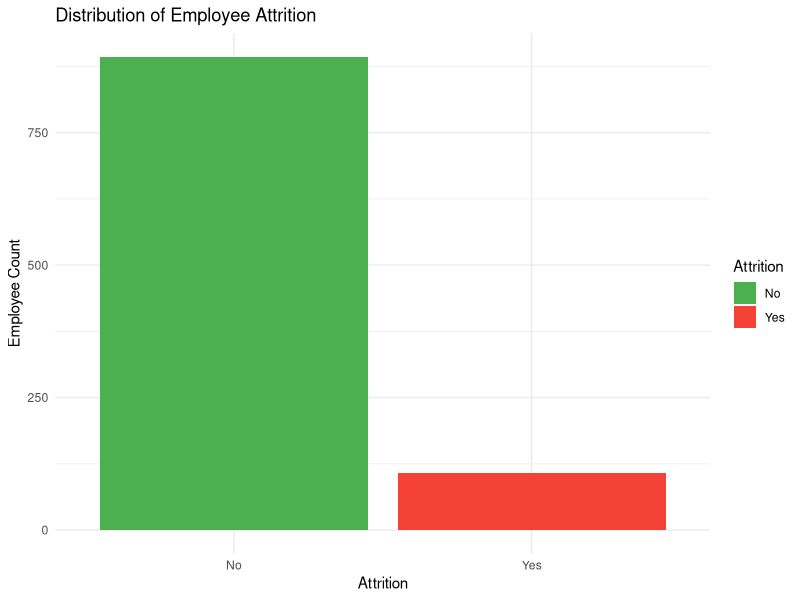
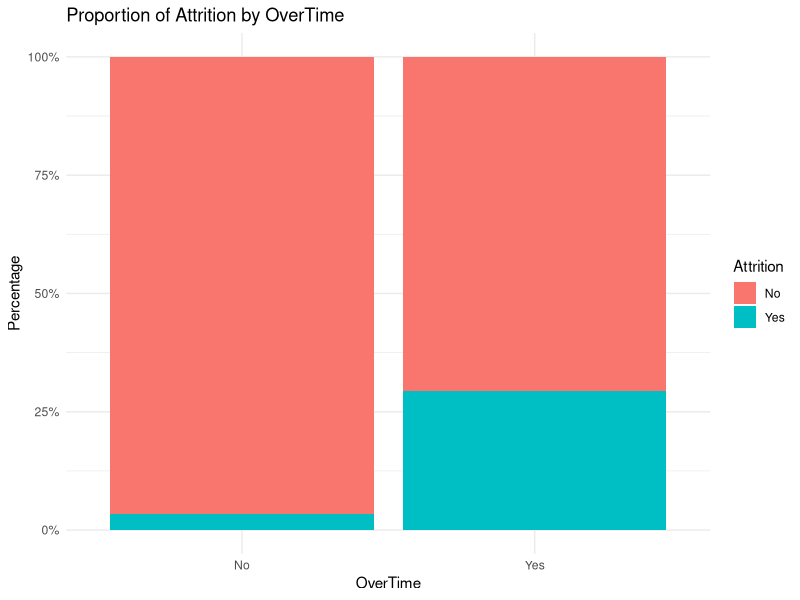
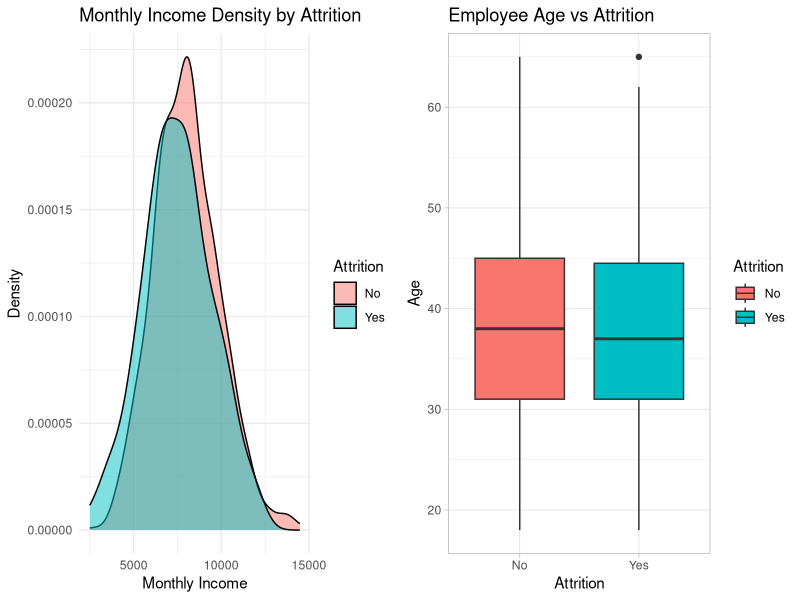

The R source for these figures, in order:
## ---- chunk 1
knitr::opts_chunk$set(echo = TRUE, warning = FALSE, message = FALSE)
## ---- chunk 2
packages <- c("dplyr", "tidyr", "ggplot2", "caret", "e1071")
installed_packages <- packages %in% rownames(installed.packages())
if (any(installed_packages == FALSE)) {
  install.packages(packages[!installed_packages], repos = "https://cran.r-project.org/")
}
library(dplyr)
library(ggplot2)
library(caret)
## ---- chunk 3
set.seed(42) # For reproducibility
n <- 1000

# Generating features
Age <- pmax(18, pmin(round(rnorm(n, mean = 38, sd = 10)), 65))
Department <- sample(c("Sales", "Research & Development", "Human Resources"), n, replace = TRUE, prob = c(0.3, 0.6, 0.1))
JobSatisfaction <- sample(1:4, n, replace = TRUE, prob = c(0.15, 0.2, 0.35, 0.3))
OverTime <- sample(c("Yes", "No"), n, replace = TRUE, prob = c(0.28, 0.72))

# Income depends on department
MonthlyIncome <- ifelse(Department == "Sales", rnorm(n, 5500, 1500),
                 ifelse(Department == "Research & Development", rnorm(n, 6500, 2000),
                        rnorm(n, 4800, 1200)))
MonthlyIncome <- round(abs(MonthlyIncome)) + 2000
YearsAtCompany <- round(runif(n, min = 0, max = Age - 18))

# Simulating Attrition based on a logistic function
logit_score <- 1.5 - 0.04 * Age + 1.8 * (OverTime == "Yes") - 0.6 * JobSatisfaction - 0.00015 * MonthlyIncome + 0.05 * YearsAtCompany
logit_score <- logit_score + rnorm(n, 0, 1) # random noise
prob_attrition <- 1 / (1 + exp(-logit_score))
Attrition <- ifelse(prob_attrition > 0.50, "Yes", "No")

# Combine into a dataframe
hr_data <- data.frame(Age, Department, JobSatisfaction, OverTime, MonthlyIncome, YearsAtCompany, Attrition)
## ---- chunk 4
# Check for missing values
sum(is.na(hr_data))

# Format data types
hr_data <- hr_data %>%
  mutate(
    Department = as.factor(Department),
    JobSatisfaction = as.factor(JobSatisfaction), # Factor for categorical plotting/modeling
    OverTime = as.factor(OverTime),
    Attrition = as.factor(Attrition)
  )

summary(hr_data)
## ---- chunk 5
ggplot(hr_data, aes(x = Attrition, fill = Attrition)) +
  geom_bar() +
  scale_fill_manual(values = c("No" = "#4CAF50", "Yes" = "#F44336")) +
  labs(title = "Distribution of Employee Attrition", x = "Attrition", y = "Employee Count") +
  theme_minimal()
## ---- chunk 6
ggplot(hr_data, aes(x = OverTime, fill = Attrition)) +
  geom_bar(position = "fill") +
  scale_y_continuous(labels = scales::percent) +
  labs(title = "Proportion of Attrition by OverTime", x = "OverTime", y = "Percentage") +
  theme_minimal()
## ---- chunk 7
# Income Density
plot_inc <- ggplot(hr_data, aes(x = MonthlyIncome, fill = Attrition)) +
  geom_density(alpha = 0.5) +
  labs(title = "Monthly Income Density by Attrition", x = "Monthly Income", y = "Density") +
  theme_minimal()

# Age Boxplot
plot_age <- ggplot(hr_data, aes(x = Attrition, y = Age, fill = Attrition)) +
  geom_boxplot() +
  labs(title = "Employee Age vs Attrition", x = "Attrition", y = "Age") +
  theme_light()

gridExtra::grid.arrange(plot_inc, plot_age, ncol=2)
## ---- chunk 8
set.seed(123)
# 70% Training / 30% Testing Split
trainIndex <- createDataPartition(hr_data$Attrition, p = 0.7, list = FALSE, times = 1)
data_train <- hr_data[trainIndex, ]
data_test  <- hr_data[-trainIndex, ]
## ---- chunk 9
logit_model <- glm(Attrition ~ Age + Department + JobSatisfaction + OverTime + MonthlyIncome + YearsAtCompany, 
                   data = data_train, 
                   family = binomial)

summary(logit_model)
## ---- chunk 10
# Generate probability predictions
pred_prob <- predict(logit_model, newdata = data_test, type = "response")

# Convert to Class Labels (Decision Threshold: 50%)
pred_class <- as.factor(ifelse(pred_prob > 0.5, "Yes", "No"))
levels(pred_class) <- levels(data_test$Attrition)

# Confusion Matrix
conf_matrix <- confusionMatrix(pred_class, data_test$Attrition)
conf_matrix
